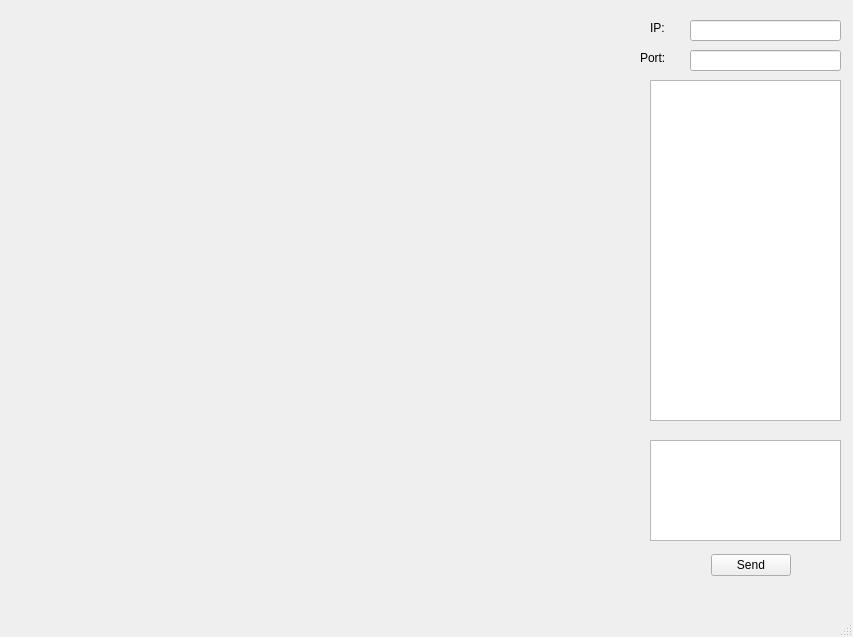
<?xml version="1.0" encoding="UTF-8"?>
<ui version="4.0">
 <class>MainWindow</class>
 <widget class="QMainWindow" name="MainWindow">
  <property name="geometry">
   <rect>
    <x>0</x>
    <y>0</y>
    <width>853</width>
    <height>637</height>
   </rect>
  </property>
  <property name="mouseTracking">
   <bool>true</bool>
  </property>
  <property name="windowTitle">
   <string>MainWindow</string>
  </property>
  <widget class="QWidget" name="centralwidget">
   <property name="mouseTracking">
    <bool>true</bool>
   </property>
   <widget class="QWidget" name="chat" native="true">
    <property name="geometry">
     <rect>
      <x>640</x>
      <y>70</y>
      <width>211</width>
      <height>481</height>
     </rect>
    </property>
    <widget class="QTextEdit" name="chat_text">
     <property name="geometry">
      <rect>
       <x>10</x>
       <y>10</y>
       <width>191</width>
       <height>341</height>
      </rect>
     </property>
    </widget>
    <widget class="QTextEdit" name="input_text">
     <property name="geometry">
      <rect>
       <x>10</x>
       <y>370</y>
       <width>191</width>
       <height>101</height>
      </rect>
     </property>
    </widget>
   </widget>
   <widget class="QWidget" name="ip_widget" native="true">
    <property name="geometry">
     <rect>
      <x>630</x>
      <y>10</y>
      <width>221</width>
      <height>71</height>
     </rect>
    </property>
    <widget class="QLineEdit" name="portline">
     <property name="geometry">
      <rect>
       <x>60</x>
       <y>40</y>
       <width>151</width>
       <height>21</height>
      </rect>
     </property>
     <property name="mouseTracking">
      <bool>false</bool>
     </property>
    </widget>
    <widget class="QLabel" name="iplabel">
     <property name="geometry">
      <rect>
       <x>20</x>
       <y>10</y>
       <width>24</width>
       <height>16</height>
      </rect>
     </property>
     <property name="text">
      <string>IP:</string>
     </property>
    </widget>
    <widget class="QLabel" name="portlabel">
     <property name="geometry">
      <rect>
       <x>10</x>
       <y>40</y>
       <width>40</width>
       <height>16</height>
      </rect>
     </property>
     <property name="text">
      <string>Port:</string>
     </property>
    </widget>
    <widget class="QLineEdit" name="ipline">
     <property name="geometry">
      <rect>
       <x>60</x>
       <y>10</y>
       <width>151</width>
       <height>21</height>
      </rect>
     </property>
    </widget>
   </widget>
   <widget class="QWidget" name="send_widget" native="true">
    <property name="geometry">
     <rect>
      <x>650</x>
      <y>540</y>
      <width>141</width>
      <height>51</height>
     </rect>
    </property>
    <layout class="QHBoxLayout" name="horizontalLayout">
     <item>
      <spacer name="horizontalSpacer">
       <property name="orientation">
        <enum>Qt::Horizontal</enum>
       </property>
       <property name="sizeHint" stdset="0">
        <size>
         <width>40</width>
         <height>20</height>
        </size>
       </property>
      </spacer>
     </item>
     <item>
      <widget class="QPushButton" name="send_pushButton">
       <property name="text">
        <string>Send</string>
       </property>
      </widget>
     </item>
    </layout>
   </widget>
  </widget>
  <widget class="QMenuBar" name="menubar">
   <property name="geometry">
    <rect>
     <x>0</x>
     <y>0</y>
     <width>853</width>
     <height>23</height>
    </rect>
   </property>
  </widget>
  <widget class="QStatusBar" name="statusbar"/>
 </widget>
 <resources/>
 <connections/>
</ui>
